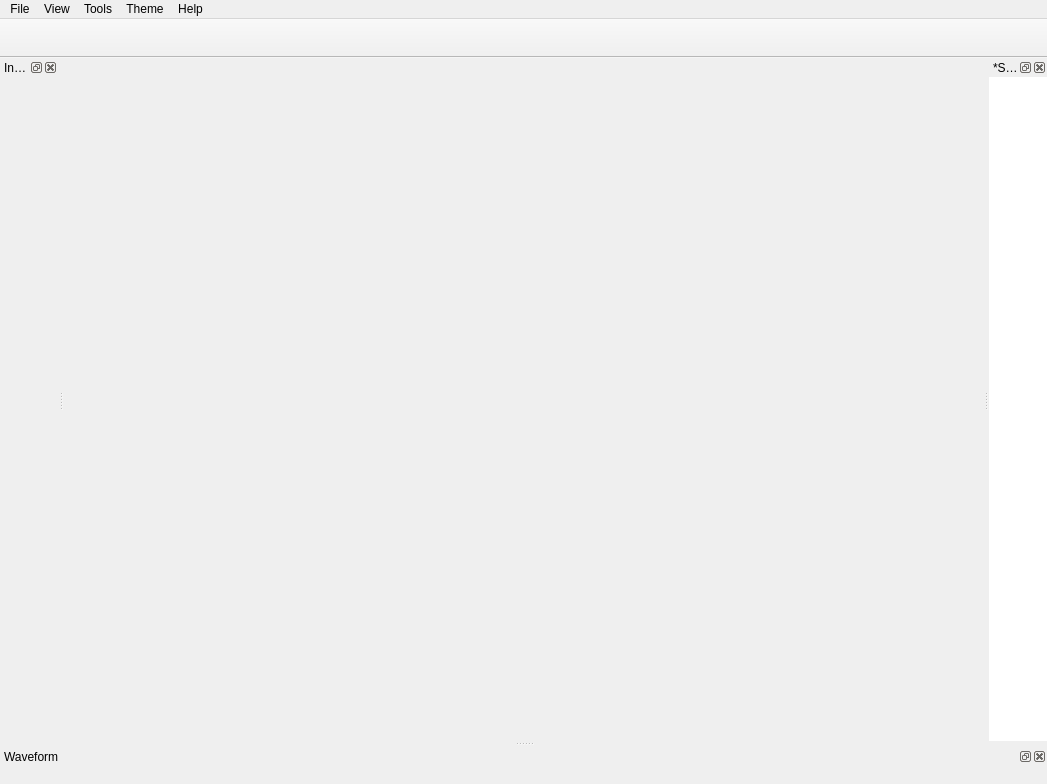
<?xml version="1.0" encoding="UTF-8"?>
<ui version="4.0">
 <class>MainWindow</class>
 <widget class="QMainWindow" name="MainWindow">
  <property name="geometry">
   <rect>
    <x>0</x>
    <y>0</y>
    <width>1047</width>
    <height>784</height>
   </rect>
  </property>
  <property name="windowTitle">
   <string>BoYa</string>
  </property>
  <widget class="QWidget" name="centralwidget">
   <layout class="QVBoxLayout" name="verticalLayout"/>
  </widget>
  <widget class="QMenuBar" name="menubar">
   <property name="geometry">
    <rect>
     <x>0</x>
     <y>0</y>
     <width>1047</width>
     <height>18</height>
    </rect>
   </property>
   <widget class="QMenu" name="menuFile">
    <property name="title">
     <string>File</string>
    </property>
    <addaction name="actionImport_Design"/>
    <addaction name="actionOpen"/>
    <addaction name="actionSave_Group"/>
    <addaction name="actionLoad_Group"/>
    <addaction name="separator"/>
    <addaction name="separator"/>
    <addaction name="separator"/>
    <addaction name="actionExit"/>
   </widget>
   <widget class="QMenu" name="menuHelp">
    <property name="title">
     <string>Help</string>
    </property>
    <addaction name="actionAbout"/>
   </widget>
   <widget class="QMenu" name="menu">
    <property name="title">
     <string>View</string>
    </property>
    <widget class="QMenu" name="menushow_window">
     <property name="title">
      <string>show window</string>
     </property>
     <addaction name="actionInstance"/>
     <addaction name="actionEditor"/>
     <addaction name="actionWaveform"/>
    </widget>
    <addaction name="menushow_window"/>
    <addaction name="actiondefault_layout"/>
   </widget>
   <widget class="QMenu" name="menuTools">
    <property name="title">
     <string>Tools</string>
    </property>
    <addaction name="actionGlobalSearch"/>
    <addaction name="actionHierarchyChange"/>
    <addaction name="actionFont"/>
    <addaction name="actionGoToLine"/>
    <addaction name="actionShortcuts"/>
   </widget>
   <widget class="QMenu" name="menuTheme">
    <property name="title">
     <string>Theme</string>
    </property>
    <addaction name="actionlight"/>
    <addaction name="actiongray"/>
    <addaction name="actiondark"/>
   </widget>
   <addaction name="menuFile"/>
   <addaction name="menu"/>
   <addaction name="menuTools"/>
   <addaction name="menuTheme"/>
   <addaction name="menuHelp"/>
  </widget>
  <widget class="QToolBar" name="mainToolBar">
   <property name="enabled">
    <bool>true</bool>
   </property>
   <property name="movable">
    <bool>false</bool>
   </property>
   <property name="toolButtonStyle">
    <enum>Qt::ToolButtonStyle::ToolButtonTextUnderIcon</enum>
   </property>
   <attribute name="toolBarArea">
    <enum>TopToolBarArea</enum>
   </attribute>
   <attribute name="toolBarBreak">
    <bool>false</bool>
   </attribute>
   <addaction name="actionOpenFile"/>
   <addaction name="actionNewWaveform"/>
   <addaction name="actionSignalist"/>
   <addaction name="actionCalling"/>
   <addaction name="actionDefinition"/>
   <addaction name="actionBackwardHistory"/>
   <addaction name="actionForwardHistory"/>
   <addaction name="actionDriverIcon"/>
   <addaction name="actionLoadIcon"/>
  </widget>
  <widget class="QDockWidget" name="dockWidget">
   <property name="styleSheet">
    <string notr="true"/>
   </property>
   <property name="windowTitle">
    <string>Instance</string>
   </property>
   <attribute name="dockWidgetArea">
    <number>1</number>
   </attribute>
   <widget class="QWidget" name="dockWidgetContents">
    <layout class="QHBoxLayout" name="horizontalLayout"/>
   </widget>
  </widget>
  <widget class="QDockWidget" name="dockWidget_2">
   <property name="styleSheet">
    <string notr="true"/>
   </property>
   <property name="windowTitle">
    <string>Waveform</string>
   </property>
   <attribute name="dockWidgetArea">
    <number>8</number>
   </attribute>
   <widget class="QWidget" name="dockWidgetContents_2">
    <layout class="QVBoxLayout" name="verticalLayout_4"/>
   </widget>
  </widget>
  <widget class="QDockWidget" name="dockWidget_3">
   <property name="sizePolicy">
    <sizepolicy hsizetype="Expanding" vsizetype="Expanding">
     <horstretch>0</horstretch>
     <verstretch>0</verstretch>
    </sizepolicy>
   </property>
   <property name="styleSheet">
    <string notr="true">background-color:rgb(255, 255, 255);
color:rgb(0, 0, 0)</string>
   </property>
   <property name="windowTitle">
    <string>*Src1:</string>
   </property>
   <attribute name="dockWidgetArea">
    <number>2</number>
   </attribute>
   <widget class="QWidget" name="dockWidgetContents_3">
    <layout class="QVBoxLayout" name="verticalLayout_5"/>
   </widget>
  </widget>
  <action name="actionOpenFile">
   <property name="icon">
    <iconset resource="static/myresources.qrc">
     <normaloff>:/icons/icons/open.png</normaloff>:/icons/icons/open.png</iconset>
   </property>
   <property name="toolTip">
    <string>Open File</string>
   </property>
  </action>
  <action name="actionNewWaveform">
   <property name="icon">
    <iconset resource="static/myresources.qrc">
     <normaloff>:/icons/icons/WaveformChart.png</normaloff>:/icons/icons/WaveformChart.png</iconset>
   </property>
   <property name="toolTip">
    <string>New Waveform</string>
   </property>
  </action>
  <action name="actionSignalist">
   <property name="icon">
    <iconset resource="static/myresources.qrc">
     <normaloff>:/icons/icons/signallist.png</normaloff>:/icons/icons/signallist.png</iconset>
   </property>
   <property name="toolTip">
    <string>Signal List</string>
   </property>
  </action>
  <action name="actionCalling">
   <property name="icon">
    <iconset resource="static/myresources.qrc">
     <normaloff>:/icons/icons/corner-left-up.png</normaloff>:/icons/icons/corner-left-up.png</iconset>
   </property>
   <property name="toolTip">
    <string>Calling</string>
   </property>
  </action>
  <action name="actionDefinition">
   <property name="icon">
    <iconset resource="static/myresources.qrc">
     <normaloff>:/icons/icons/corner-right-down.png</normaloff>:/icons/icons/corner-right-down.png</iconset>
   </property>
   <property name="toolTip">
    <string>Definition</string>
   </property>
  </action>
  <action name="actionBackwardHistory">
   <property name="icon">
    <iconset resource="static/myresources.qrc">
     <normaloff>:/icons/icons/leftArrow.png</normaloff>:/icons/icons/leftArrow.png</iconset>
   </property>
   <property name="toolTip">
    <string>Backward History</string>
   </property>
  </action>
  <action name="actionForwardHistory">
   <property name="icon">
    <iconset resource="static/myresources.qrc">
     <normaloff>:/icons/icons/rightArrow.png</normaloff>:/icons/icons/rightArrow.png</iconset>
   </property>
   <property name="toolTip">
    <string>Forward History</string>
   </property>
  </action>
  <action name="actionDriverIcon">
   <property name="icon">
    <iconset resource="static/myresources.qrc">
     <normaloff>:/icons/icons/driver.png</normaloff>:/icons/icons/driver.png</iconset>
   </property>
   <property name="toolTip">
    <string>Driver</string>
   </property>
  </action>
  <action name="actionLoadIcon">
   <property name="icon">
    <iconset resource="static/myresources.qrc">
     <normaloff>:/icons/icons/load.png</normaloff>:/icons/icons/load.png</iconset>
   </property>
   <property name="toolTip">
    <string>Load</string>
   </property>
  </action>
  <action name="actionOpen">
   <property name="text">
    <string>Open File..</string>
   </property>
  </action>
  <action name="actionExit">
   <property name="text">
    <string>Exit</string>
   </property>
  </action>
  <action name="actionAbout">
   <property name="text">
    <string>about</string>
   </property>
  </action>
  <action name="actionImport_Design">
   <property name="text">
    <string>Import Design</string>
   </property>
  </action>
  <action name="actionlight">
   <property name="icon">
    <iconset resource="static/myresources.qrc">
     <normaloff>:/icons/icons/light.png</normaloff>:/icons/icons/light.png</iconset>
   </property>
   <property name="text">
    <string>light</string>
   </property>
  </action>
  <action name="actiondark">
   <property name="icon">
    <iconset resource="static/myresources.qrc">
     <normaloff>:/icons/icons/dark.png</normaloff>:/icons/icons/dark.png</iconset>
   </property>
   <property name="text">
    <string>dark</string>
   </property>
  </action>
  <action name="actionGlobalSearch">
   <property name="text">
    <string>GlobalSearch</string>
   </property>
  </action>
  <action name="actionHierarchyChange">
   <property name="text">
    <string>HierarchyChange</string>
   </property>
  </action>
  <action name="actionFont">
   <property name="text">
    <string>Font</string>
   </property>
  </action>
  <action name="actionGoToLine">
   <property name="text">
    <string>Go to line</string>
   </property>
  </action>
  <action name="actionShortcuts">
   <property name="text">
    <string>Shortcuts </string>
   </property>
  </action>
  <action name="actionInstance">
   <property name="text">
    <string>Instance</string>
   </property>
  </action>
  <action name="actionEditor">
   <property name="text">
    <string>Editor</string>
   </property>
  </action>
  <action name="actionWaveform">
   <property name="text">
    <string>Waveform</string>
   </property>
  </action>
  <action name="actionSave_Group">
   <property name="text">
    <string>Save Group</string>
   </property>
  </action>
  <action name="actionLoad_Group">
   <property name="text">
    <string>Load Group</string>
   </property>
  </action>
  <action name="actiondefault_layout">
   <property name="text">
    <string>default layout</string>
   </property>
  </action>
  <action name="actiongray">
   <property name="icon">
    <iconset resource="static/myresources.qrc">
     <normaloff>:/icons/icons/gray.png</normaloff>:/icons/icons/gray.png</iconset>
   </property>
   <property name="text">
    <string>sunrise</string>
   </property>
  </action>
 </widget>
 <resources>
  <include location="static/myresources.qrc"/>
 </resources>
 <connections/>
</ui>
